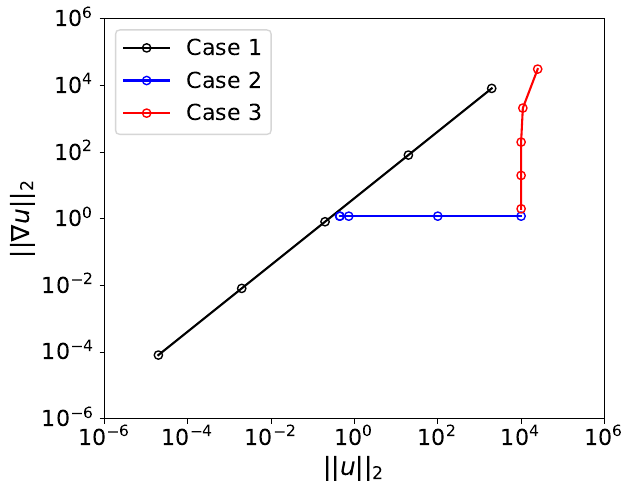

The Python source for this figure:

import sys
sys.path.append('../../../../3_1d_or_2d')
import settings_fig as set

import numpy as np
import matplotlib.pyplot as plt

fig = plt.figure(figsize=(5, 4))
ax = fig.add_axes([0,0,1,1])

n_row = 5
n_col = 3

data_l2_norm_u = np.zeros((n_row,n_col))
data_l2_norm_u_x = np.zeros((n_row,n_col))

vec_case=['1_u_1_over_c_x_m_0p5_square_p_1_over_c_y_m_0p5_square','2_u_x_square_m_c_square','3_u_cx_plus_100_square']

for id_case in range(n_col):
    f = open("l2_norm_"+vec_case[id_case]+".txt", 'r')
    data_raw = [line.split() for line in f]
    f.close()

    for id_coeff in range(n_row):
        data_l2_norm_u[id_coeff,id_case] = data_raw[id_coeff+1][1]
        data_l2_norm_u_x[id_coeff,id_case] = data_raw[id_coeff+1][2]
        
    plt.loglog(data_l2_norm_u[:,id_case], data_l2_norm_u_x[:,id_case], "o-",linestyle='solid',color=set.vec_markeredgecolor[id_case], markeredgecolor=set.vec_markeredgecolor[id_case], mfc='none',label="Case "+str(id_case+1))

plt.xticks(fontsize=set.fontsize_tick)
plt.xlabel(r"$\||u\||_2$",fontsize=set.fontsize_label)
plt.xlim(1e-6,1e6)

plt.yticks(fontsize=set.fontsize_tick)
plt.ylabel(r"$\||\nabla u\||_2$",fontsize=set.fontsize_label)
plt.ylim(1e-6,1e6)

plt.legend(fontsize=set.fontsize_legend, loc=2,ncol=1)

plt.savefig('l2_norm_u_nabla_u_2d.pdf', bbox_inches='tight')